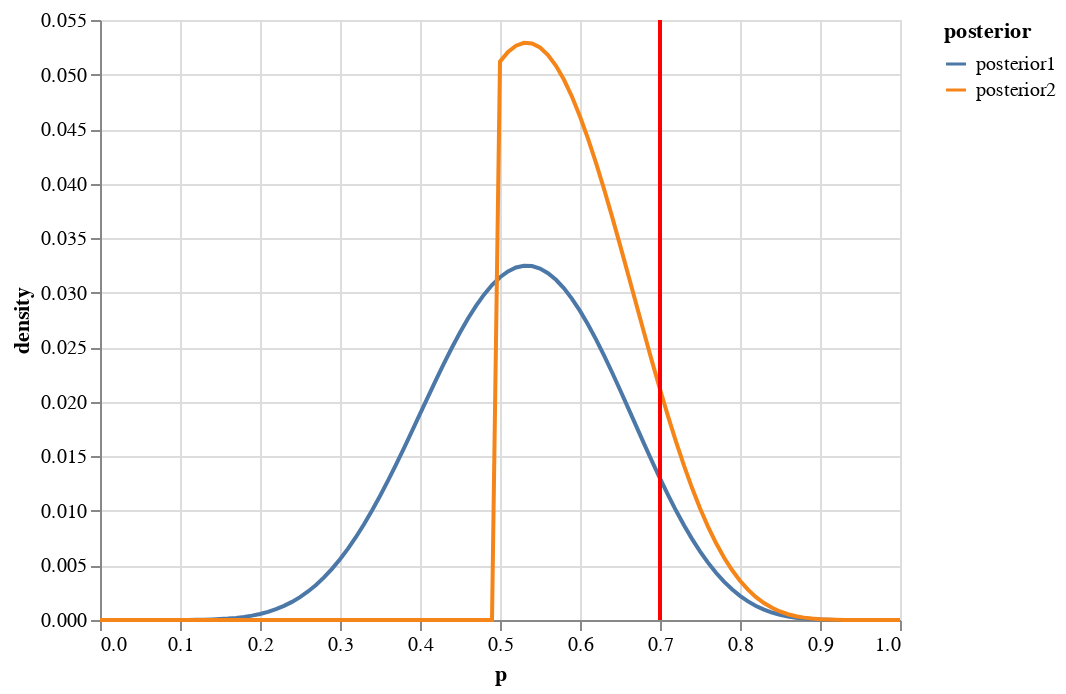

Here is the notebook cell this chart was saved with:
### Code cell
plot_posteriors = alt.Chart(aux)\
   .mark_line()\
   .encode(
        x=alt.X('p', title='p'),
        y=alt.Y('prob', title='density'),
        color = 'posterior'
          )

rule = alt.Chart(aux).mark_rule(color='red')\
    .encode(
    x='a:Q',
    size=alt.value(2)
           )

(plot_posteriors + rule).transform_calculate(a="0.7")

### Figure 1 — Vega-Lite specification as saved in the notebook (floating-point values rounded to 4 significant figures; data arrays with more than 128 entries replaced by an {"elided": "..."} marker saying what was removed)
{"$schema": "https://vega.github.io/schema/vega-lite/v3.4.0.json", "config": {"mark": {"tooltip": null}, "view": {"height": 300, "width": 400}}, "data": {"name": "data-d227edd06a482d1e20b9d00a5e216df0"}, "datasets": {"data-d227edd06a482d1e20b9d00a5e216df0": {"elided": "202 records"}}, "layer": [{"encoding": {"color": {"field": "posterior", "type": "nominal"}, "x": {"field": "p", "title": "p", "type": "quantitative"}, "y": {"field": "prob", "title": "density", "type": "quantitative"}}, "mark": "line"}, {"encoding": {"size": {"value": 2}, "x": {"field": "a", "type": "quantitative"}}, "mark": {"color": "red", "type": "rule"}}], "transform": [{"as": "a", "calculate": "0.7"}]}
